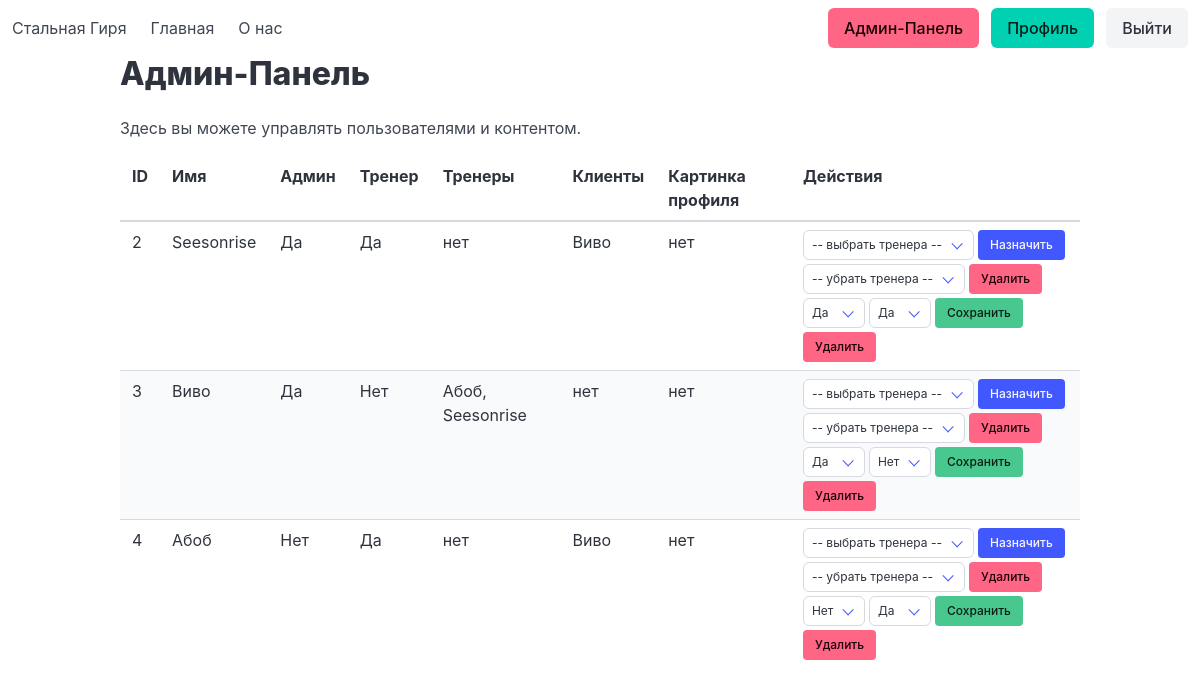
The app's page /admin (signed in) with its own data.
### app/models.py (models this page shows, shortened)
class User(db.Model, UserMixin):
    id = db.Column(db.Integer, primary_key=True)
    username = db.Column(db.String(80), unique=True, nullable=False)
    password = db.Column(db.String(255), nullable=False)
    profile_pic = db.Column(db.String(255), nullable=True)
    is_trainer = db.Column(db.Boolean, default=False)
    is_admin = db.Column(db.Boolean, default=False)
    trainees = db.relationship(
        'User', secondary=trainer_assignment,
        primaryjoin=(trainer_assignment.c.trainer_id == id),
        secondaryjoin=(trainer_assignment.c.trainee_id == id),
        backref=db.backref('trainers', lazy='dynamic'),
        lazy='dynamic'
    )

### app/profile.py (the view)
@profile.route('/admin')
@login_required
def admin():
    if not current_user.is_admin:
        flash('Доступ запрещен', 'danger')
        return redirect(url_for('main.index'))
    users = User.query.all()
    trainers = User.query.filter_by(is_trainer=True).all()
    return render_template('admin.html', users=users, trainers=trainers)

### app/__init__.py (called while the page is built)
@login_manager.user_loader
def load_user(user_id):
    return User.query.get(int(user_id))

### app/template/admin.html (shortened to what this page needs)
{% extends 'base.html' %}
{% block body %}
<div class="container">
    <h1 class="title">Админ-Панель</h1>
    <p>Здесь вы можете управлять пользователями и контентом.</p>
    {% if users %}
    <div class="table-container" style="overflow-x:auto; margin-top: 1rem;">
        <table class="table is-striped is-fullwidth">
            <thead>
                <tr>
                    <th>ID</th>
                    <th>Имя</th>
                    <th>Админ</th>
                    <th>Тренер</th>
                    <th>Тренеры</th>
                    <th>Клиенты</th>
                    <th>Картинка профиля</th>
                    <th>Действия</th>
                </tr>
            </thead>
            <tbody>
                {% for user in users %}
                <tr>
                    <td>{{ user.id }}</td>
                    <td>{{ user.username }}</td>
                    <td>{{ 'Да' if user.is_admin else 'Нет' }}</td>
                    <td>{{ 'Да' if user.is_trainer else 'Нет' }}</td>
                    <td>{% if user.trainers.count() > 0 %}{% for t in user.trainers %}{{ t.username }}{% if not loop.last %}, {% endif %}{% endfor %}{% else %}нет{% endif %}</td>
                    <td>{% if user.trainees.count() > 0 %}{% for t in user.trainees %}{{ t.username }}{% if not loop.last %}, {% endif %}{% endfor %}{% else %}нет{% endif %}</td>
                    <td>{{ user.profile_pic or 'нет' }}</td>
                    <td>
                        <form action="{{ url_for('profile.admin_assign_trainer') }}" method="post" style="display:flex; gap:0.25rem; flex-wrap:wrap; align-items:center;">
                            <div class="select is-small" style="min-width:120px;">
                                <select name="trainer_id">
                                    <option value="">-- выбрать тренера --</option>
                                </select>
                            </div>
                            <button type="submit" class="button is-small is-link">Назначить</button>
                        </form>
                        <form action="{{ url_for('profile.admin_remove_trainer') }}" method="post" style="display:flex; gap:0.25rem; margin-top:0.25rem;">
                            <div class="select is-small" style="min-width:120px;">
                                <select name="trainer_id">
                                    <option value="">-- убрать тренера --</option>
                                </select>
                            </div>
                            <button type="submit" class="button is-small is-danger">Удалить</button>
                        </form>
                        <form action="{{ url_for('profile.admin_update_user', user_id=user.id) }}" method="post" style="display:inline-flex; gap:0.25rem; margin-top:0.25rem;">
                            <div class="select is-small"><select name="is_admin"><option value="no" {% if not user.is_admin %}selected{% endif %}>Нет</option><option value="yes" {% if user.is_admin %}selected{% endif %}>Да</option></select></div>
                            <div class="select is-small"><select name="is_trainer"><option value="no" {% if not user.is_trainer %}selected{% endif %}>Нет</option><option value="yes" {% if user.is_trainer %}selected{% endif %}>Да</option></select></div>
                            <button type="submit" class="button is-small is-success">Сохранить</button>
                        </form>
                        <form action="{{ url_for('profile.admin_delete_user', user_id=user.id) }}" method="post" style="display:inline-block; margin-top:0.25rem;">
                            <button type="submit" class="button is-small is-danger" onclick="return confirm('Удалить пользователя {{ user.username }}?');">Удалить</button>
                        </form>
                    </td>
                </tr>
                {% endfor %}
            </tbody>
        </table>
    </div>
    {% else %}
        <p>Пользователей нет.</p>
    {% endif %}
</div>
{% endblock %}

### app/template/base.html (shortened to what this page needs)
<!DOCTYPE html>
<html lang="en">
<head>
    <link rel="stylesheet" href="https://cdn.jsdelivr.net/npm/bulma@1.0.4/css/bulma.min.css">
</head>
<body>
    <nav class="navbar" role="navigation" aria-label="main navigation">
        <div class="navbar-brand">
            <a href="{{ url_for('main.index') }}" class="navbar-item">
                Стальная Гиря
            </a>
        </div>
        <div id="navbarBasicExample" class="navbar-menu">
            <div class="navbar-start">
                <a class="navbar-item" href="{{ url_for('main.index') }}">Главная</a>
                <a class="navbar-item">О нас</a>
            </div>
            <div class="navbar-end">
                <div class="navbar-item">
                    <div class="buttons">
                        {% if current_user.is_authenticated %}
                            {% if current_user.is_admin %}
                                <a class="button is-danger" href="{{ url_for('profile.admin') }}">Админ-Панель</a>
                            {% endif %}
                            <a class="button is-primary" href="{{ url_for('profile.user_profile') }}">Профиль</a>
                            <a class="button is-light" href="{{ url_for('main.logout') }}">Выйти</a>
                        {% else %}
                            <a class="button is-primary" href="{{ url_for('main.login') }}"><strong>Войти</strong></a>
                            <a class="button is-light" href="{{ url_for('main.register') }}">Зарегистрироваться</a>
                        {% endif %}
                    </div>
                </div>
            </div>
        </div>
    </nav>
    {% block body %}
    {% endblock %}
</body>
</html>

### app/template/base.html (style rules this page uses)
a { user-select: none; }

### records on screen
User: id "2", username "Seesonrise", is_admin "Да", is_trainer "Да", shows "нет", profile_pic "нет"
User: username "Виво", id "3", is_admin "Да", is_trainer "Нет", shows "нет", profile_pic "нет"
User: username "Абоб", id "4", is_admin "Нет", is_trainer "Да", shows "нет", profile_pic "нет"
